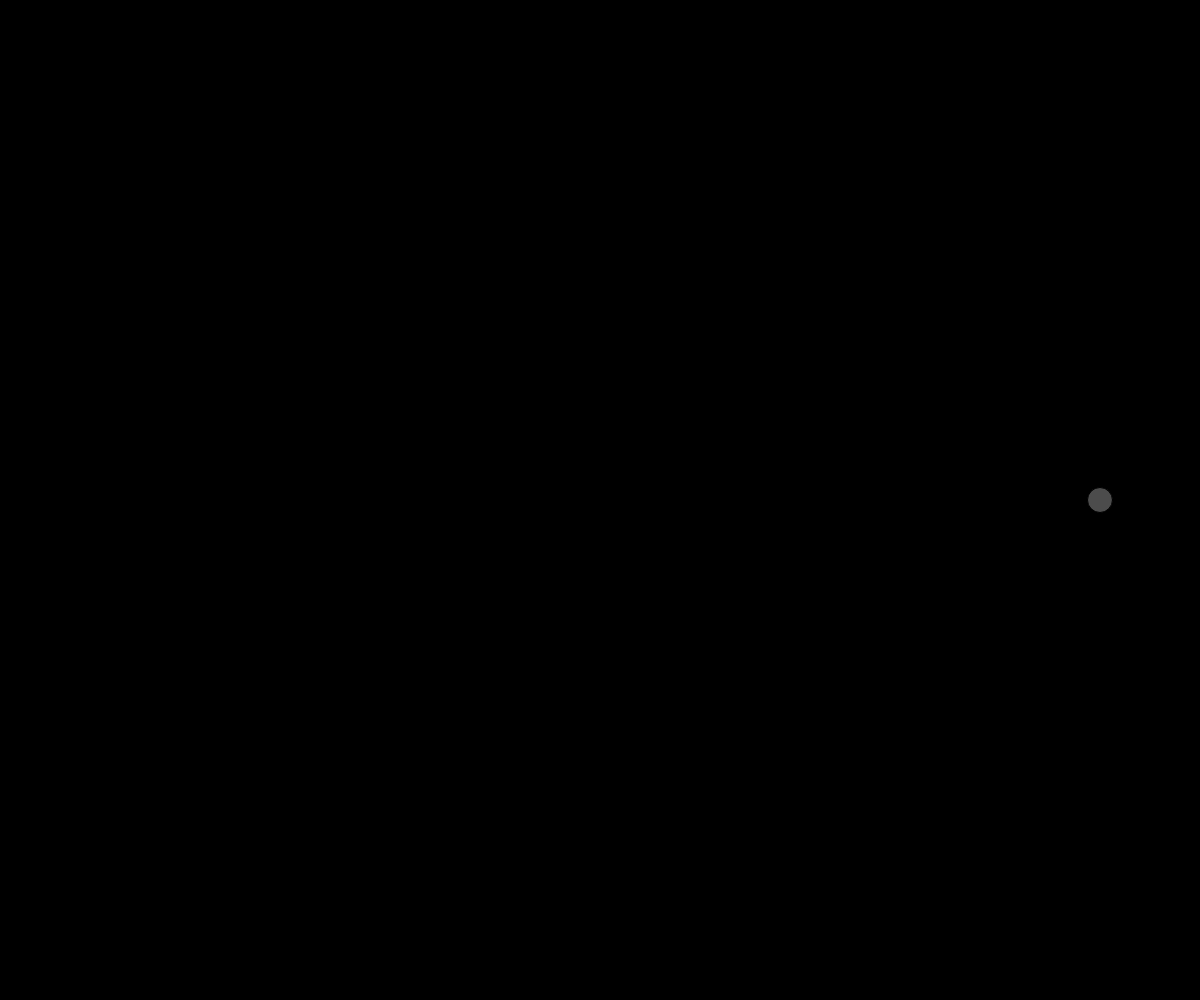
Frame 1 (no input)
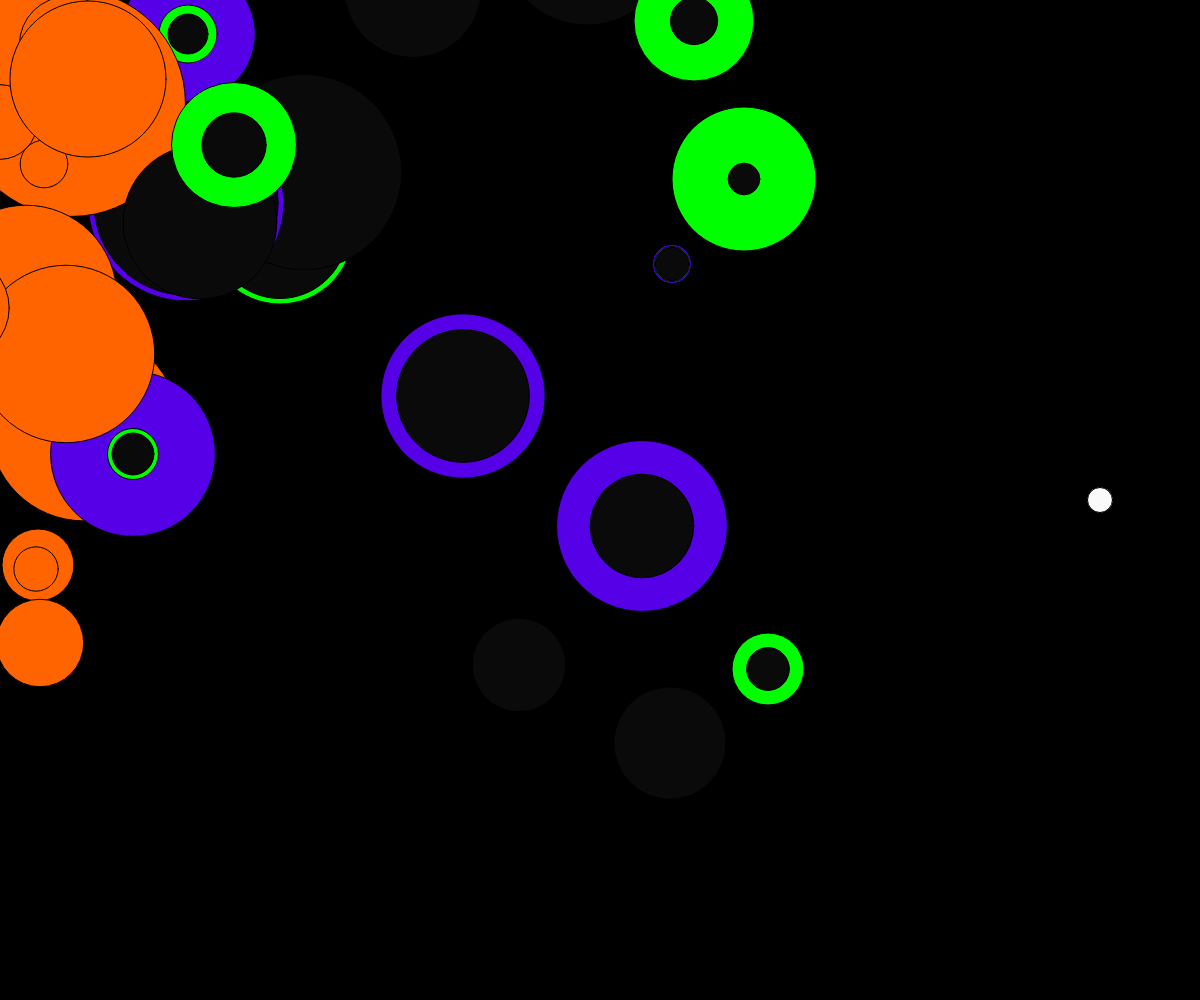
Frame 60 (no input)
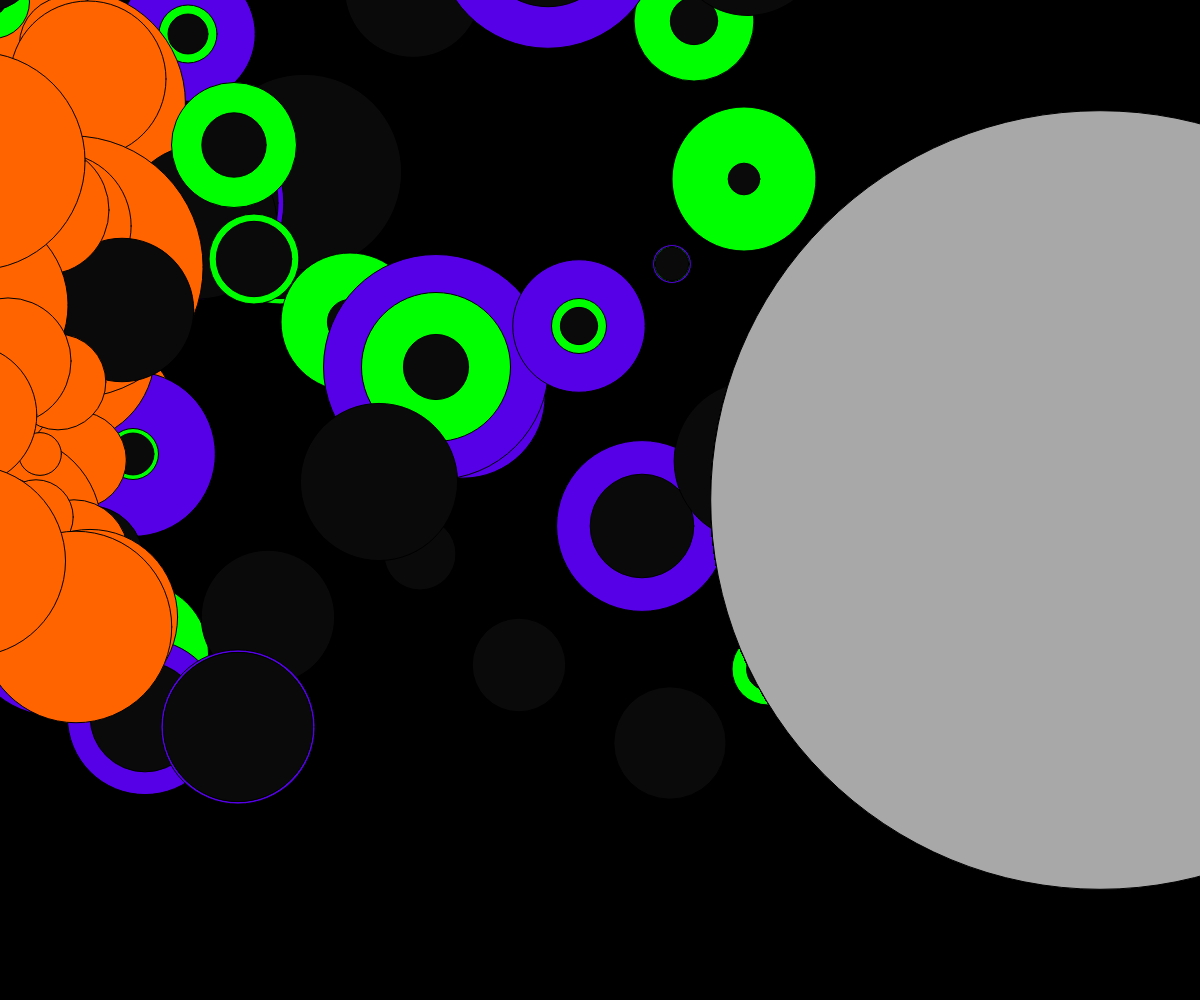
Frame 120 (the mouse pressed at the canvas centre since frame 60)

The p5.js sketch that drew these frames (run headless with seeded random() and noise() and a simulated clock; from frame 60 on, the mouse is pressed at the canvas centre):

// p5.js sketch
// ── sketch.js
var circ = {};
var circ_min = 25;
var circ_max;
circ.posx = 0;
circ.posy = 0;
circ.size1 = 0;
circ.size2 = 0;
circ.size3 = 0;
circ.sposx = 0;
circ.sposy = 0;
circ.size4 = 0;
circ.colr = 0;

function setup(){
  createCanvas(windowWidth, windowHeight)
  background(0);
  circ_max = width - 50;
}
function draw(){

push();
frameRate(100)
  fill('rgb(85, 0, 230)');
  ellipse(circ.posx, circ.posy, circ.size1)

  fill('rgb(0, 255, 0)');
  ellipse(circ.posx, circ.posy, circ.size2)

  fill('rgb(10, 10, 10)');
  ellipse(circ.posx, circ.posy, circ.size3, circ.size3)

  fill('rgb(255, 100, 0)');
  ellipse(circ.sposx, circ.sposy, circ.size4)

circ.posx = round(random(-770,770));
circ.posy = round(random(-770, 770));
circ.size1 = sq(random(5,15));
circ.size2 = floor(random(5,150));
circ.size3 = sq(random(5,15));
circ.sposx = circ.posx * 2 %100;
circ.sposy = circ.posy - 100;
circ.size4 = circ.size1 + circ.size2/4;
circ.colr = round(random(0,255));

pop();

var circ_size = map(mouseX%600, mouseY%600, width, circ_min, circ_max );

    push();
    translate(windowWidth/2, windowHeight/2)
    // draw a circle, based on mouseX
    fill(circ.colr);
    ellipse(500, 0, circ_size);
    pop();


}
